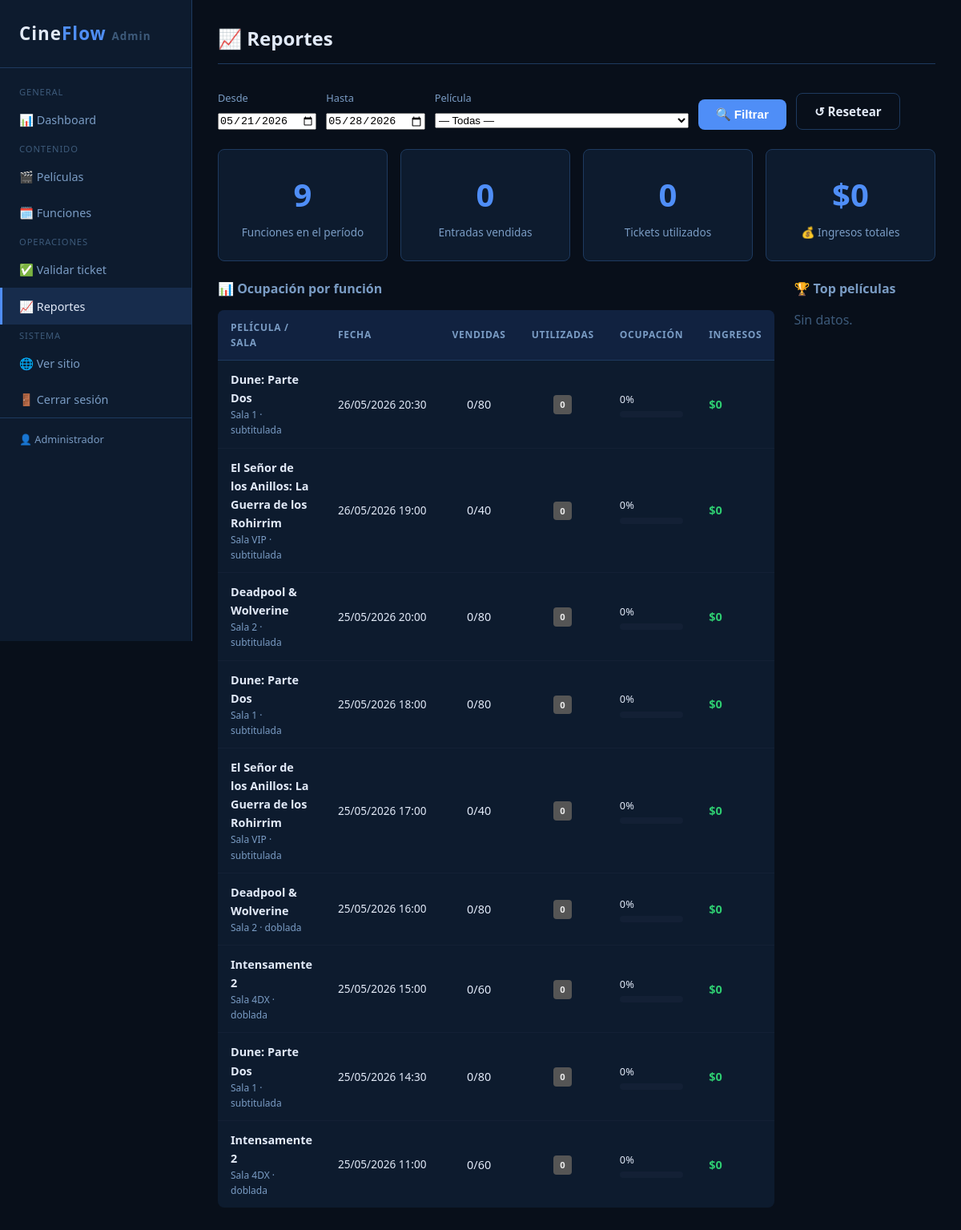
Screenshot of /admin/reportes.php (signed in) with the database file from the repository.
### tables this page shows
CREATE TABLE usuarios (
    id            INT UNSIGNED    NOT NULL AUTO_INCREMENT,
    nombre        VARCHAR(100)    NOT NULL,
    email         VARCHAR(150)    NOT NULL,
    password_hash VARCHAR(255)    NOT NULL                  COMMENT 'Hash bcrypt',
    rol           ENUM('admin')   NOT NULL DEFAULT 'admin',
    activo        TINYINT(1)      NOT NULL DEFAULT 1,
    fecha_registro DATETIME       NOT NULL DEFAULT CURRENT_TIMESTAMP,

    PRIMARY KEY (id),
    UNIQUE KEY uq_email (email)
);

CREATE TABLE funciones (
    id             INT UNSIGNED   NOT NULL AUTO_INCREMENT,
    pelicula_id    INT UNSIGNED   NOT NULL,
    sala_id        INT UNSIGNED   NOT NULL,
    fecha_hora     DATETIME       NOT NULL,
    precio         DECIMAL(8,2)   NOT NULL,
    idioma         ENUM('subtitulada','doblada','original') NOT NULL DEFAULT 'subtitulada',
    activa         TINYINT(1)     NOT NULL DEFAULT 1,

    PRIMARY KEY (id),
    UNIQUE KEY uq_sala_horario (sala_id, fecha_hora),
    INDEX idx_pelicula_fecha (pelicula_id, fecha_hora),
    INDEX idx_fecha_hora (fecha_hora),

    CONSTRAINT fk_funcion_pelicula
        FOREIGN KEY (pelicula_id) REFERENCES peliculas(id)
        ON DELETE RESTRICT ON UPDATE CASCADE,
    CONSTRAINT fk_funcion_sala
        FOREIGN KEY (sala_id) REFERENCES salas(id)
        ON DELETE RESTRICT ON UPDATE CASCADE
);

CREATE TABLE peliculas (
    id             INT UNSIGNED   NOT NULL AUTO_INCREMENT,
    titulo         VARCHAR(200)   NOT NULL,
    genero         VARCHAR(80)    NOT NULL,
    sinopsis       TEXT               NULL,
    clasificacion  ENUM('TE','TE+7','MA+14','MA+18') NOT NULL DEFAULT 'TE',
    duracion_min   SMALLINT UNSIGNED  NULL,
    imagen         VARCHAR(300)       NULL                  COMMENT 'Ruta: uploads/peliculas/imagen.jpg',
    activa         TINYINT(1)     NOT NULL DEFAULT 1,
    fecha_estreno  DATE               NULL,

    PRIMARY KEY (id),
    INDEX idx_genero (genero),
    INDEX idx_activa (activa)
);

CREATE TABLE salas (
    id             INT UNSIGNED   NOT NULL AUTO_INCREMENT,
    nombre         VARCHAR(50)    NOT NULL,
    capacidad      SMALLINT UNSIGNED NOT NULL DEFAULT 100,
    tipo           ENUM('estandar','vip','4dx','imax') NOT NULL DEFAULT 'estandar',
    activa         TINYINT(1)     NOT NULL DEFAULT 1,

    PRIMARY KEY (id),
    UNIQUE KEY uq_nombre_sala (nombre)
);

### includes/funciones.php (called while the page is built, shortened)
<?php
function formatearPrecio(float|int|string $precio): string
{
    return '$' . number_format((float)$precio, 0, ',', '.');
}
function esc(?string $texto): string
{
    return htmlspecialchars((string)$texto, ENT_QUOTES | ENT_SUBSTITUTE, 'UTF-8');
}
function obtenerUsuario(int $usuario_id): ?array
{
    $pdo = obtenerConexion();
    try {
        $stmt = $pdo->prepare("
            SELECT id, nombre, email, rol
            FROM   usuarios
            WHERE  id     = :id
              AND  activo = 1
            LIMIT 1
        ");
        $stmt->execute([':id' => $usuario_id]);
        $fila = $stmt->fetch();
        return $fila ?: null;
    } catch (PDOException $e) {
        registrarError('funciones - obtenerUsuario', $e->getMessage());
        return null;
    }
}

### admin/reportes.php (the view, shortened to what this page needs)
<?php
require_once __DIR__ . '/../includes/funciones.php';
$pdo = obtenerConexion();
$desde = $_GET['desde'] ?? date('Y-m-d', strtotime('-7 days'));
$hasta = $_GET['hasta'] ?? date('Y-m-d');
try {
    $q = "
        SELECT f.id, f.fecha_hora, f.precio, f.idioma,
               p.titulo AS pelicula,
               s.nombre AS sala, s.capacidad,
               COUNT(CASE WHEN r.estado IN ('confirmada','utilizada') THEN 1 END) AS confirmadas,
               COUNT(CASE WHEN r.estado = 'utilizada'  THEN 1 END) AS utilizadas,
               COUNT(CASE WHEN r.estado = 'cancelada'  THEN 1 END) AS canceladas,
               COUNT(CASE WHEN r.estado = 'pendiente'  THEN 1 END) AS pendientes,
               COALESCE(SUM(CASE WHEN r.estado IN ('confirmada','utilizada') THEN f.precio END),0) AS ingresos
        FROM   funciones f
        JOIN   peliculas p ON p.id = f.pelicula_id
        JOIN   salas     s ON s.id = f.sala_id
        LEFT   JOIN reservas r ON r.funcion_id = f.id
        WHERE  DATE(f.fecha_hora) BETWEEN :desde AND :hasta
    ";
    $params = [':desde'=>$desde, ':hasta'=>$hasta];
    $q .= " GROUP BY f.id ORDER BY f.fecha_hora DESC";
    $stmt = $pdo->prepare($q);
    $stmt->execute($params);
    $reporte = $stmt->fetchAll();
    $total_ingresos    = array_sum(array_column($reporte, 'ingresos'));
    $total_confirmadas = array_sum(array_column($reporte, 'confirmadas'));
    $total_utilizadas  = array_sum(array_column($reporte, 'utilizadas'));
    $top_q = "
        SELECT p.titulo, COUNT(r.id) AS reservas, COALESCE(SUM(f.precio),0) AS ingresos
        FROM   reservas r
        JOIN   funciones f ON f.id = r.funcion_id
        JOIN   peliculas p ON p.id = f.pelicula_id
        WHERE  r.estado IN ('confirmada','utilizada')
          AND  DATE(r.fecha_reserva) BETWEEN :desde AND :hasta
        GROUP  BY p.id
        ORDER  BY reservas DESC
        LIMIT  5
    ";
    $top_stmt = $pdo->prepare($top_q);
    $top_stmt->execute([':desde'=>$desde, ':hasta'=>$hasta]);
    $top_peliculas = $top_stmt->fetchAll();
} catch (PDOException $e) {
    registrarError('admin-reportes', $e->getMessage());
    $reporte = $top_peliculas = $peliculas_select = [];
    $total_ingresos = $total_confirmadas = $total_utilizadas = 0;
}
$admin_nav_activo = 'reportes';
require_once __DIR__ . '/includes/header.php';
?>
<div class="admin-topbar">
    <h1>📈 Reportes</h1>
</div>
<form method="GET" style="margin-bottom:1.5rem;display:flex;gap:.75rem;flex-wrap:wrap;align-items:flex-end;">
    <div>
        <label style="font-size:.8rem;color:var(--texto-suave);display:block;margin-bottom:.25rem;">Desde</label>
        <input type="date" name="desde" value="<?= esc($desde) ?>">
    </div>
    <div>
        <label style="font-size:.8rem;color:var(--texto-suave);display:block;margin-bottom:.25rem;">Hasta</label>
        <input type="date" name="hasta" value="<?= esc($hasta) ?>">
    </div>
    <div>
        <label style="font-size:.8rem;color:var(--texto-suave);display:block;margin-bottom:.25rem;">Película</label>
        <select name="pelicula_id">
            <option value="0">— Todas —</option>
        </select>
    </div>
    <button type="submit" class="btn btn-primario">🔍 Filtrar</button>
    <a href="reportes.php" class="btn btn-secundario">↺ Resetear</a>
</form>
<div class="stats-grid" style="margin-bottom:1.5rem;">
    <div class="stat-card">
        <span class="stat-numero"><?= count($reporte) ?></span>
        <div class="stat-label">Funciones en el período</div>
    </div>
    <div class="stat-card">
        <span class="stat-numero"><?= $total_confirmadas ?></span>
        <div class="stat-label">Entradas vendidas</div>
    </div>
    <div class="stat-card">
        <span class="stat-numero"><?= $total_utilizadas ?></span>
        <div class="stat-label">Tickets utilizados</div>
    </div>
    <div class="stat-card">
        <span class="stat-numero"><?= formatearPrecio($total_ingresos) ?></span>
        <div class="stat-label">💰 Ingresos totales</div>
    </div>
</div>
<div style="display:grid;grid-template-columns:2fr 1fr;gap:1.5rem;">
<div>
    <h2 style="font-size:1rem;margin-bottom:1rem;color:var(--texto-suave);">📊 Ocupación por función</h2>
    <?php if (empty($reporte)): ?>
        <p style="color:var(--texto-muy-suave);">Sin datos para el período seleccionado.</p>
    <?php else: ?>
    <table class="admin-tabla">
        <thead>
            <tr>
                <th>Película / Sala</th>
                <th>Fecha</th>
                <th>Vendidas</th>
                <th>Utilizadas</th>
                <th>Ocupación</th>
                <th>Ingresos</th>
            </tr>
        </thead>
        <tbody>
        <?php foreach ($reporte as $r): ?>
            <?php $pct = $r['capacidad'] > 0 ? round($r['confirmadas'] / $r['capacidad'] * 100) : 0; ?>
            <tr>
                <td>
                    <div style="font-weight:600;font-size:.9rem;"><?= esc($r['pelicula']) ?></div>
                    <div style="font-size:.75rem;color:var(--texto-suave);"><?= esc($r['sala']) ?> · <?= esc($r['idioma']) ?></div>
                </td>
                <td style="white-space:nowrap;font-size:.85rem;"><?= date('d/m/Y H:i', strtotime($r['fecha_hora'])) ?></td>
                <td style="text-align:center;"><?= $r['confirmadas'] ?>/<?= $r['capacidad'] ?></td>
                <td style="text-align:center;">
                    <span class="badge <?= $r['utilizadas'] > 0 ? 'badge-azul' : 'badge-gris' ?>"><?= $r['utilizadas'] ?></span>
                </td>
                <td style="min-width:100px;">
                    <div style="font-size:.8rem;margin-bottom:.2rem;"><?= $pct ?>%</div>
                    <div class="reporte-barra-wrap">
                    </div>
                </td>
                <td style="font-weight:600;color:var(--verde);font-size:.9rem;"><?= formatearPrecio($r['ingresos']) ?></td>
            </tr>
        <?php endforeach; ?>
        </tbody>
    </table>
    <?php endif; ?>
</div>
<div>
    <h2 style="font-size:1rem;margin-bottom:1rem;color:var(--texto-suave);">🏆 Top películas</h2>
    <?php if (empty($top_peliculas)): ?>
        <p style="color:var(--texto-muy-suave);">Sin datos.</p>
    <?php endif; ?>
</div>
</div>
<?php require_once __DIR__ . '/includes/footer.php'; ?>

### admin/includes/header.php (shortened to what this page needs)
<?php
$admin_nav_activo ??= '';
$admin = obtenerUsuario((int)$_SESSION['usuario_id']);
?>
<!DOCTYPE html>
<html lang="es">
<head>
    <link rel="stylesheet" href="../assets/css/estilo.css">
    <link rel="stylesheet" href="../assets/css/admin.css">
</head>
<body>
<div class="admin-layout">
<aside class="admin-sidebar">
    <a href="index.php" class="logo">Cine<span>Flow</span> <small style="font-size:.6em;color:var(--texto-muy-suave);">Admin</small></a>
    <nav class="admin-nav">
        <span class="nav-seccion">General</span>
        <a href="index.php"         class="<?= $admin_nav_activo === 'dashboard'  ? 'activo' : '' ?>">📊 Dashboard</a>
        <span class="nav-seccion">Contenido</span>
        <a href="peliculas.php"     class="<?= $admin_nav_activo === 'peliculas'  ? 'activo' : '' ?>">🎬 Películas</a>
        <a href="funciones.php"     class="<?= $admin_nav_activo === 'funciones'  ? 'activo' : '' ?>">🗓️ Funciones</a>
        <span class="nav-seccion">Operaciones</span>
        <a href="validar-ticket.php" class="<?= $admin_nav_activo === 'validar'   ? 'activo' : '' ?>">✅ Validar ticket</a>
        <a href="reportes.php"      class="<?= $admin_nav_activo === 'reportes'   ? 'activo' : '' ?>">📈 Reportes</a>
        <span class="nav-seccion">Sistema</span>
        <a href="../index.php" target="_blank">🌐 Ver sitio</a>
        <a href="logout.php">🚪 Cerrar sesión</a>
    </nav>
    <?php if ($admin): ?>
    <div style="padding:1rem 1.5rem;border-top:1px solid var(--borde);margin-top:auto;font-size:.8rem;color:var(--texto-suave);">
        👤 <?= esc($admin['nombre']) ?>
    </div>
    <?php endif; ?>
</aside>
<main class="admin-content">

### assets/css/estilo.css (style rules this page uses)
:root { --primario: #4f8ef7; --primario-oscuro: #3a7ae0; --primario-suave: rgba(79, 142, 247, .15); --oscuro: #080f1a; --superficie: #0d1b2e; --superficie-alt: #112240; --overlay: rgba(0, 0, 0, .8); --borde: #1e3a5f; --borde-suave: #132035; --texto: #e2eaf8; --texto-suave: #7a9cc4; --texto-muy-suave: #3d5a7a; --verde: #2ecc71; --verde-oscuro: #0d2e1a; --azul: #3498db; --azul-oscuro: #0d1e2e; --amarillo: #f39c12; --amarillo-oscuro: #1a1200; --rojo: #e74c3c; --rojo-oscuro: #2e0d0d; --libre: #0a2a1a; --libre-borde: #2ecc71; --ocupado: #1a0d1a; --ocupado-borde: #5a3a6a; --seleccionado: #0d2a4a; --seleccionado-borde:#4f8ef7; --preferencial: #1a1a0a; --preferencial-borde:#f39c12; --fuente: 'Segoe UI', Arial, sans-serif; --fuente-mono: 'Courier New', Courier, monospace; --ancho-max: 1200px; --radio: 8px; --radio-lg: 12px; --sombra: 0 4px 16px rgba(0, 0, 0, .4); --sombra-lg: 0 8px 32px rgba(0, 0, 0, .6); --transicion: .2s ease; }
*, *::before, *::after { box-sizing: border-box; margin: 0; padding: 0; }
html { scroll-behavior: smooth; }
body { background-color: var(--oscuro); color: var(--texto); font-family: var(--fuente); font-size: 16px; line-height: 1.6; min-height: 100vh; display: flex; flex-direction: column; }
main { flex: 1; }
a { color: var(--primario); text-decoration: none; transition: color var(--transicion); }
h1, h2, h3, h4, h5, h6 { line-height: 1.3; font-weight: 700; }
.logo { font-size: 1.6rem; font-weight: 700; color: var(--primario); letter-spacing: 1px; text-decoration: none; flex-shrink: 0; display: flex; align-items: center; gap: 10px; }
.logo span { color: var(--texto); }
.badge { display: inline-block; font-size: .7rem; font-weight: 700; padding: 3px 8px; border-radius: 4px; text-transform: uppercase; letter-spacing: .5px; vertical-align: middle; }
.badge-gris { background: #555; color: #eee; }
.btn { display: inline-flex; align-items: center; justify-content: center; gap: 8px; padding: 10px 22px; border-radius: var(--radio); font-size: .95rem; font-weight: 600; cursor: pointer; border: none; text-decoration: none; transition: background var(--transicion), color var(--transicion), opacity var(--transicion), transform var(--transicion); white-space: nowrap; }
.btn-primario { background: var(--primario); color: #fff; }
.btn-secundario { background: transparent; color: var(--texto); border: 1px solid var(--borde); }

### rows the page displays
usuarios: nombre "Administrador"
funciones: pelicula.titulo "Dune: Parte Dos", sala.nombre "Sala 1", idioma "subtitulada", fecha_hora "26/05/2026 20:30", confirmadas "0", sala.capacidad "80", utilizadas "0", pct "0", ingresos "$0"
funciones: pelicula.titulo "El Señor de los Anillos: La Guerra de los Rohirrim", sala.nombre "Sala VIP", idioma "subtitulada", fecha_hora "26/05/2026 19:00", confirmadas "0", sala.capacidad "40", utilizadas "0", pct "0", ingresos "$0"
funciones: pelicula.titulo "Deadpool & Wolverine", sala.nombre "Sala 2", idioma "subtitulada", fecha_hora "25/05/2026 20:00", confirmadas "0", sala.capacidad "80", utilizadas "0", pct "0", ingresos "$0"
funciones: pelicula.titulo "Dune: Parte Dos", sala.nombre "Sala 1", idioma "subtitulada", fecha_hora "25/05/2026 18:00", confirmadas "0", sala.capacidad "80", utilizadas "0", pct "0", ingresos "$0"
funciones: pelicula.titulo "El Señor de los Anillos: La Guerra de los Rohirrim", sala.nombre "Sala VIP", idioma "subtitulada", fecha_hora "25/05/2026 17:00", confirmadas "0", sala.capacidad "40", utilizadas "0", pct "0", ingresos "$0"
funciones: pelicula.titulo "Deadpool & Wolverine", sala.nombre "Sala 2", idioma "doblada", fecha_hora "25/05/2026 16:00", confirmadas "0", sala.capacidad "80", utilizadas "0", pct "0", ingresos "$0"
funciones: pelicula.titulo "Intensamente 2", sala.nombre "Sala 4DX", idioma "doblada", fecha_hora "25/05/2026 15:00", confirmadas "0", sala.capacidad "60", utilizadas "0", pct "0", ingresos "$0"
funciones: pelicula.titulo "Dune: Parte Dos", sala.nombre "Sala 1", idioma "subtitulada", fecha_hora "25/05/2026 14:30", confirmadas "0", sala.capacidad "80", utilizadas "0", pct "0", ingresos "$0"
funciones: pelicula.titulo "Intensamente 2", sala.nombre "Sala 4DX", idioma "doblada", fecha_hora "25/05/2026 11:00", confirmadas "0", sala.capacidad "60", utilizadas "0", pct "0", ingresos "$0"

### other values shown
count($reporte) "9"
$total_confirmadas "0"
$total_utilizadas "0"
formatearPrecio($total_ingresos) "$0"
